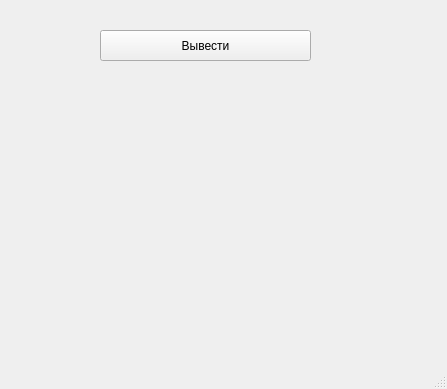
<?xml version="1.0" encoding="UTF-8"?>
<ui version="4.0">
 <class>MainWindow</class>
 <widget class="QMainWindow" name="MainWindow">
  <property name="geometry">
   <rect>
    <x>0</x>
    <y>0</y>
    <width>447</width>
    <height>389</height>
   </rect>
  </property>
  <property name="windowTitle">
   <string>MainWindow</string>
  </property>
  <widget class="QWidget" name="centralwidget">
   <widget class="QPushButton" name="pushButton">
    <property name="geometry">
     <rect>
      <x>100</x>
      <y>30</y>
      <width>211</width>
      <height>31</height>
     </rect>
    </property>
    <property name="text">
     <string>Вывести</string>
    </property>
   </widget>
   <widget class="QLabel" name="label">
    <property name="geometry">
     <rect>
      <x>50</x>
      <y>110</y>
      <width>311</width>
      <height>171</height>
     </rect>
    </property>
    <property name="text">
     <string/>
    </property>
   </widget>
  </widget>
  <widget class="QMenuBar" name="menubar">
   <property name="geometry">
    <rect>
     <x>0</x>
     <y>0</y>
     <width>447</width>
     <height>21</height>
    </rect>
   </property>
  </widget>
  <widget class="QStatusBar" name="statusbar"/>
 </widget>
 <resources/>
 <connections/>
</ui>
